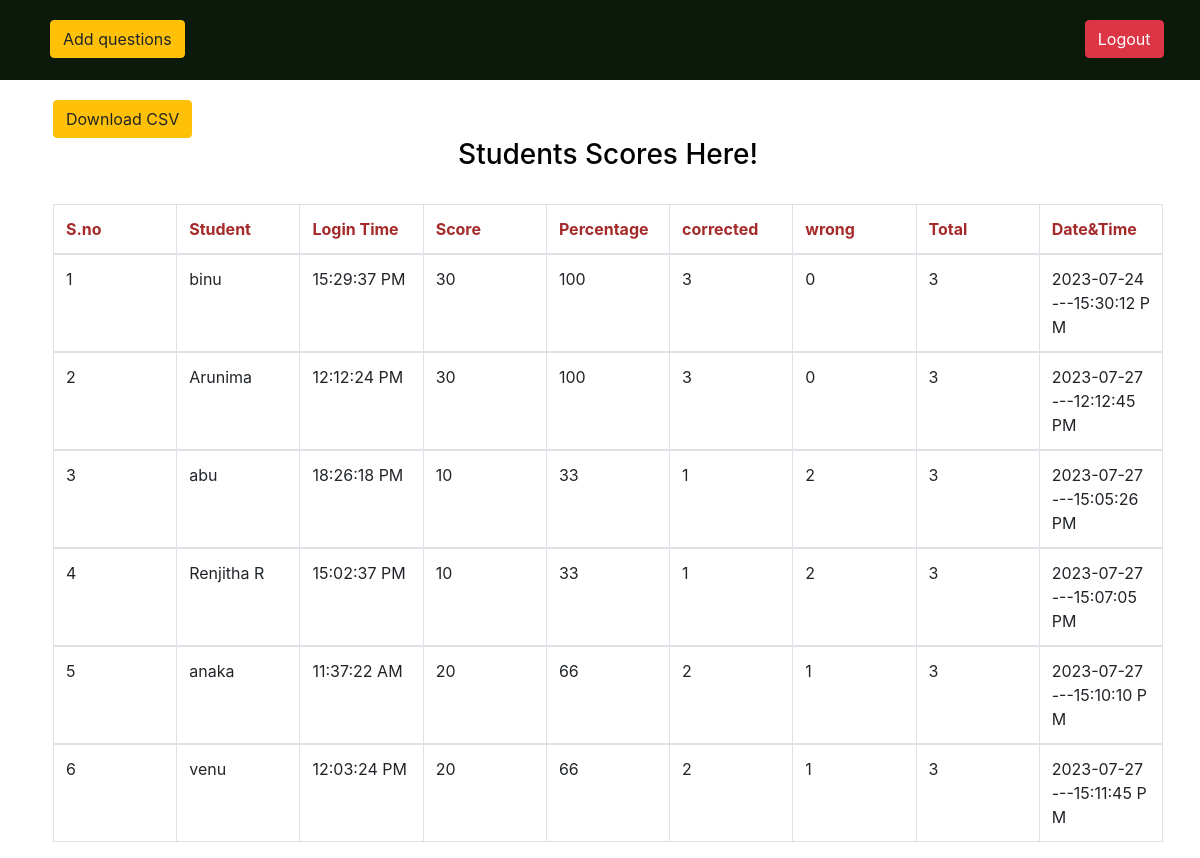
/resultview/, run on the app's committed database.
### quizappp/models.py (models this page shows, shortened)
class Quizresult(models.Model):
    quiz_id=models.ForeignKey(user_register,on_delete=models.CASCADE,blank=True,null=True)
    quiz_score=models.IntegerField(blank=False,null=False,default=0)
    quiz_percent=models.IntegerField(blank=False,null=False,default=0)
    quiz_cottect=models.IntegerField(blank=False,null=False,default=0)
    quiz_wrong=models.IntegerField(blank=False,null=False,default=0)
    quiz_total=models.IntegerField(blank=False,null=False,default=0)
    quiz_date=models.CharField(max_length=200,default='')
    quiz_time=models.CharField(max_length=200,default='')

class user_register(models.Model):
     username=models.CharField(max_length=200,default='')
     email=models.CharField(max_length=200,default='')
     phone=models.CharField(max_length=200,default='')
     course=models.CharField(max_length=200,default='')
     std_type=models.CharField(max_length=200,default='')
     logintime=models.CharField(max_length=200,default='')

### quizappp/views.py (the view)
# urls.py: path('resultview/',views.resultview),
def resultview(request):
    dataview=Quizresult.objects.all()
    return render(request,'resultview.html',{'dataview':dataview})

### quizappp/templates/resultview.html (shortened to what this page needs)
<!DOCTYPE html>
<html lang="en">
<head>
    <link rel="stylesheet" href="https://cdn.jsdelivr.net/npm/bootstrap@4.6.2/dist/css/bootstrap.min.css">
</head>
<div class="nav">
<div class="nav1">
    <a href="/admindash/"><button type="button" class="btn btn-warning">Add questions</button></a>
</div>
<div class="nav2">
    <a href="/logout/"><button type="button" class="btn btn-danger">Logout</button></a>
</div>
</div>
<body>
    <div class="container">
        <a href="/downloadcsv/"><button type="button" class="btn btn-warning">Download CSV</button></a>
        <div class="title">
            <h3 style="text-align:center;color: black;">Students Scores Here!</h3>
</div><br>
<div class="table-overflow">
    <table id="example" class="table table-bordered" style="width: 100%;border-color: rgb(20, 1, 1); table-layout: fixed;word-break: break-all;">
        <thead>
          <tr>
            <th class="head" style="color: brown;" scope="col">S.no</th>
            <th class="head" style="color: brown;"scope="col">Student</th>
            <th class="head" style="color: brown;"scope="col">Login Time</th>
            <th class="head" style="color: brown;"scope="col">Score</th>
            <th class="head" style="color: brown;"scope="col">Percentage</th>
            <th class="head" style="color: brown;"scope="col">corrected</th>
            <th class="head" style="color: brown;"scope="col">wrong</th>
            <th class="head" style="color: brown;"scope="col">Total</th>
            <th class="head" style="color: brown;"scope="col">Date&Time</th>
          </tr>
        </thead>
        {% for i in dataview %}
        <tbody>
            <tr>
                <td>{{forloop.counter}}</td>
                <td>{{i.quiz_id.username}}</td>
                <td>{{i.quiz_id.logintime}}</td>
                <td>{{i.quiz_score}}</td>
                <td>{{i.quiz_percent}}</td>
                <td>{{i.quiz_cottect}}</td>
                <td>{{i.quiz_wrong}}</td>
                <td>{{i.quiz_total}}</td>
                <td>{{i.quiz_date}}---{{i.quiz_time}}</td>
            </tr>
      </tbody>
     {% endfor %}
    </table>
</div>
 </div>
</body>
 </html>

### quizappp/templates/resultview.html (style rules this page uses)
.nav { background-color: rgb(12, 26, 12); height: 10vh; }
.nav1 { margin-left: 50px; margin-top: 20px; }
.nav2 { margin-left: 900px; margin-top: 20px; }
.container { margin-left: 38px; margin-top: 20px; }

### data on the page
Quizresult: quiz_id.username "binu", quiz_id.logintime "15:29:37 PM", quiz_score "30", quiz_percent "100", quiz_cottect "3", quiz_wrong "0", quiz_total "3", quiz_date "2023-07-24", quiz_time "15:30:12 PM"
Quizresult: quiz_id.username "Arunima", quiz_id.logintime "12:12:24 PM", quiz_score "30", quiz_percent "100", quiz_cottect "3", quiz_wrong "0", quiz_total "3", quiz_date "2023-07-27", quiz_time "12:12:45 PM"
Quizresult: quiz_id.username "abu", quiz_id.logintime "18:26:18 PM", quiz_score "10", quiz_percent "33", quiz_cottect "1", quiz_wrong "2", quiz_total "3", quiz_date "2023-07-27", quiz_time "15:05:26 PM"
Quizresult: quiz_id.username "Renjitha R", quiz_id.logintime "15:02:37 PM", quiz_score "10", quiz_percent "33", quiz_cottect "1", quiz_wrong "2", quiz_total "3", quiz_date "2023-07-27", quiz_time "15:07:05 PM"
Quizresult: quiz_id.username "anaka", quiz_id.logintime "11:37:22 AM", quiz_score "20", quiz_percent "66", quiz_cottect "2", quiz_wrong "1", quiz_total "3", quiz_date "2023-07-27", quiz_time "15:10:10 PM"
Quizresult: quiz_id.username "venu", quiz_id.logintime "12:03:24 PM", quiz_score "20", quiz_percent "66", quiz_cottect "2", quiz_wrong "1", quiz_total "3", quiz_date "2023-07-27", quiz_time "15:11:45 PM"
